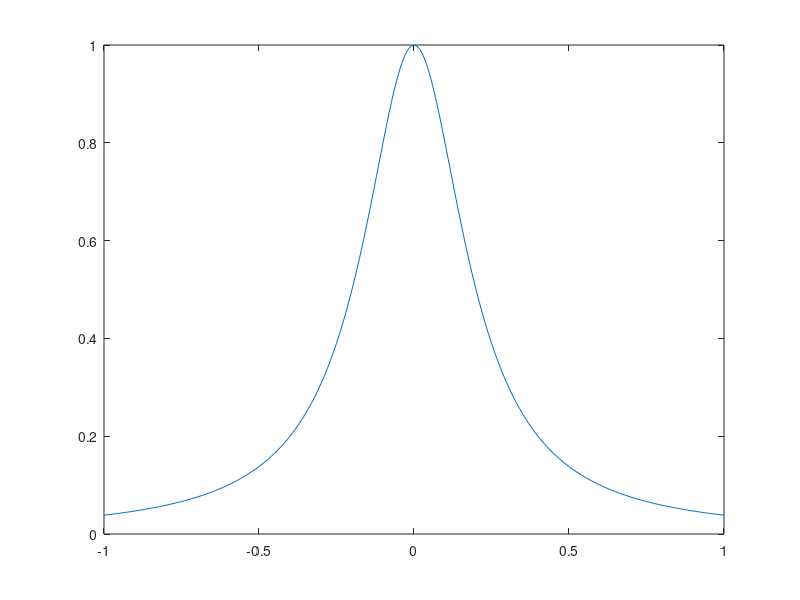

MATLAB code for this plot: (Note: this script raises an error after producing the figure.)
% save in something like "probII.m"
%    --the name doesn't matter since it's not a function
% plot out the n=2, 4, 8, 16 polynomials which interpolate the 
%    function f(x) = 1/(1+25x^2) on the interval [-1,1] using 
%    equally spaced points

xx=[-1:.01:1];  % plot a couple hundred points in each case

% first plot the original function
yy=1./(1+25*xx.^2); 
plot(xx,yy);
hold on;               % this makes the plots that follow pile up


for n=[2 4 8 16]
   x=-1:2/n:1;         % (check this works for n=4, for instance)
   Q=1./(1+25*x.^2);   % get the interpolation points
   for i=1:201
      yy(i)=nev(xx(i),n,x,Q);  %interpolate
   end;
   plot(xx,yy);
end;

%  inessential embellishments:
axis([-1 1 -2 2]);     % experimentation showed this was nice
plot(x,Q,'o');         % show the 16 interpolation points--last values of x and Q
title('Polynomial interpolation of y=1/(1+25*x^2)--the Runge example'); 

hold off;              % so future plots start over